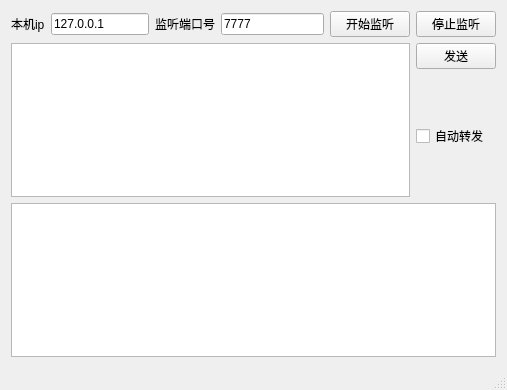
<?xml version="1.0" encoding="UTF-8"?>
<ui version="4.0">
 <class>MainWindow</class>
 <widget class="QMainWindow" name="MainWindow">
  <property name="geometry">
   <rect>
    <x>0</x>
    <y>0</y>
    <width>507</width>
    <height>390</height>
   </rect>
  </property>
  <property name="windowTitle">
   <string>MainWindow</string>
  </property>
  <widget class="QWidget" name="centralWidget">
   <layout class="QGridLayout" name="gridLayout_3">
    <item row="0" column="0">
     <layout class="QGridLayout" name="gridLayout_2">
      <item row="0" column="5">
       <widget class="QPushButton" name="listen">
        <property name="text">
         <string>开始监听</string>
        </property>
       </widget>
      </item>
      <item row="0" column="1" colspan="2">
       <widget class="QLineEdit" name="server_ip">
        <property name="text">
         <string>127.0.0.1</string>
        </property>
       </widget>
      </item>
      <item row="0" column="3">
       <widget class="QLabel" name="label_2">
        <property name="text">
         <string>监听端口号</string>
        </property>
       </widget>
      </item>
      <item row="0" column="4">
       <widget class="QLineEdit" name="server_port">
        <property name="text">
         <string>7777</string>
        </property>
       </widget>
      </item>
      <item row="0" column="0">
       <widget class="QLabel" name="label">
        <property name="text">
         <string>本机ip</string>
        </property>
       </widget>
      </item>
      <item row="0" column="6">
       <widget class="QPushButton" name="shutdown">
        <property name="text">
         <string>停止监听</string>
        </property>
       </widget>
      </item>
     </layout>
    </item>
    <item row="1" column="0">
     <layout class="QGridLayout" name="gridLayout">
      <item row="0" column="0" rowspan="3">
       <widget class="QPlainTextEdit" name="message"/>
      </item>
      <item row="0" column="1">
       <widget class="QPushButton" name="send">
        <property name="text">
         <string>发送</string>
        </property>
       </widget>
      </item>
      <item row="1" column="1" rowspan="2">
       <widget class="QCheckBox" name="checkBox">
        <property name="text">
         <string>自动转发</string>
        </property>
       </widget>
      </item>
     </layout>
    </item>
    <item row="2" column="0">
     <widget class="QPlainTextEdit" name="information"/>
    </item>
   </layout>
  </widget>
  <widget class="QStatusBar" name="statusBar"/>
 </widget>
 <layoutdefault spacing="6" margin="11"/>
 <resources/>
 <connections/>
</ui>
